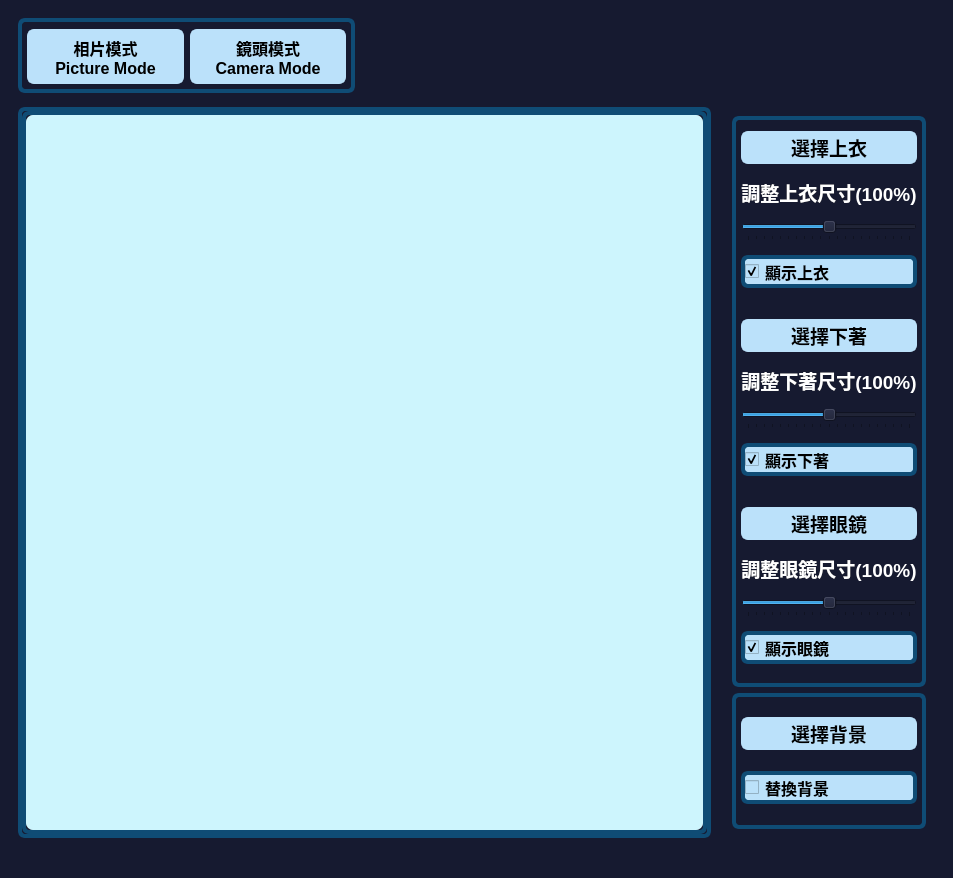
<?xml version="1.0" encoding="UTF-8"?>
<ui version="4.0">
 <class>MainWindow</class>
 <widget class="QMainWindow" name="MainWindow">
  <property name="geometry">
   <rect>
    <x>0</x>
    <y>0</y>
    <width>953</width>
    <height>878</height>
   </rect>
  </property>
  <property name="sizePolicy">
   <sizepolicy hsizetype="Preferred" vsizetype="Preferred">
    <horstretch>0</horstretch>
    <verstretch>0</verstretch>
   </sizepolicy>
  </property>
  <property name="windowTitle">
   <string>FittingRoom</string>
  </property>
  <property name="styleSheet">
   <string notr="true">background-color: rgb(22, 26, 48);</string>
  </property>
  <widget class="QWidget" name="centralwidget">
   <layout class="QVBoxLayout" name="verticalLayout">
    <item>
     <widget class="QWidget" name="widget" native="true">
      <layout class="QVBoxLayout" name="verticalLayout_2">
       <item>
        <widget class="QWidget" name="widget_2" native="true">
         <property name="sizePolicy">
          <sizepolicy hsizetype="Fixed" vsizetype="Fixed">
           <horstretch>0</horstretch>
           <verstretch>0</verstretch>
          </sizepolicy>
         </property>
         <property name="minimumSize">
          <size>
           <width>337</width>
           <height>75</height>
          </size>
         </property>
         <property name="styleSheet">
          <string notr="true">border: 4px solid rgb(15, 76, 117);
border-top-left-radius :7px;
border-top-right-radius : 7px;                  
border-bottom-left-radius : 7px;
border-bottom-right-radius : 7px</string>
         </property>
         <layout class="QHBoxLayout" name="horizontalLayout">
          <property name="topMargin">
           <number>11</number>
          </property>
          <item>
           <widget class="QPushButton" name="pictureModeBtn">
            <property name="sizePolicy">
             <sizepolicy hsizetype="Minimum" vsizetype="Preferred">
              <horstretch>0</horstretch>
              <verstretch>0</verstretch>
             </sizepolicy>
            </property>
            <property name="font">
             <font>
              <family>Microsoft JhengHei UI</family>
              <pointsize>12</pointsize>
              <weight>75</weight>
              <italic>false</italic>
              <bold>true</bold>
             </font>
            </property>
            <property name="styleSheet">
             <string notr="true">color: rgb(0, 0, 0);
border-color: rgb(187, 225, 250);
border: 2px solid rgb(187, 225, 250);
border-top-left-radius :7px;
background-color: rgb(187, 225, 250);
border-top-right-radius : 7px;                  
border-bottom-left-radius : 7px;
border-bottom-right-radius : 7px</string>
            </property>
            <property name="text">
             <string>相片模式
Picture Mode</string>
            </property>
            <property name="icon">
             <iconset>
              <normaloff>icon/image.png</normaloff>icon/image.png</iconset>
            </property>
            <property name="iconSize">
             <size>
              <width>45</width>
              <height>45</height>
             </size>
            </property>
            <property name="checkable">
             <bool>true</bool>
            </property>
           </widget>
          </item>
          <item>
           <widget class="QPushButton" name="cameraModeBtn">
            <property name="sizePolicy">
             <sizepolicy hsizetype="Minimum" vsizetype="Preferred">
              <horstretch>0</horstretch>
              <verstretch>0</verstretch>
             </sizepolicy>
            </property>
            <property name="font">
             <font>
              <family>Microsoft JhengHei UI</family>
              <pointsize>12</pointsize>
              <weight>75</weight>
              <italic>false</italic>
              <bold>true</bold>
             </font>
            </property>
            <property name="styleSheet">
             <string notr="true">color: rgb(0, 0, 0);
border-color: rgb(187, 225, 250);
border: 2px solid rgb(187, 225, 250);
border-top-left-radius :7px;
background-color: rgb(187, 225, 250);
border-top-right-radius : 7px;                  
border-bottom-left-radius : 7px;
border-bottom-right-radius : 7px</string>
            </property>
            <property name="text">
             <string>鏡頭模式
Camera Mode</string>
            </property>
            <property name="icon">
             <iconset>
              <normaloff>icon/photo-camera.png</normaloff>icon/photo-camera.png</iconset>
            </property>
            <property name="iconSize">
             <size>
              <width>45</width>
              <height>45</height>
             </size>
            </property>
            <property name="checkable">
             <bool>true</bool>
            </property>
           </widget>
          </item>
         </layout>
        </widget>
       </item>
       <item>
        <widget class="QWidget" name="widget_3" native="true">
         <layout class="QHBoxLayout" name="horizontalLayout_2">
          <property name="spacing">
           <number>12</number>
          </property>
          <property name="leftMargin">
           <number>0</number>
          </property>
          <property name="topMargin">
           <number>8</number>
          </property>
          <property name="rightMargin">
           <number>0</number>
          </property>
          <property name="bottomMargin">
           <number>0</number>
          </property>
          <item>
           <widget class="QScrollArea" name="imageArea">
            <property name="styleSheet">
             <string notr="true">border: 4px solid rgb(15, 76, 117);
border-top-left-radius :7px;
border-top-right-radius : 7px;                  
border-bottom-left-radius : 7px;
border-bottom-right-radius : 7px</string>
            </property>
            <property name="lineWidth">
             <number>0</number>
            </property>
            <property name="widgetResizable">
             <bool>true</bool>
            </property>
            <widget class="QWidget" name="scrollAreaWidgetContents">
             <property name="geometry">
              <rect>
               <x>0</x>
               <y>0</y>
               <width>628</width>
               <height>711</height>
              </rect>
             </property>
             <property name="styleSheet">
              <string notr="true">border: 4px solid rgb(15, 76, 117);
border-top-left-radius :7px;
border-top-right-radius : 7px;                  
border-bottom-left-radius : 7px;
border-bottom-right-radius : 7px</string>
             </property>
             <layout class="QVBoxLayout" name="verticalLayout_4">
              <property name="spacing">
               <number>0</number>
              </property>
              <property name="leftMargin">
               <number>4</number>
              </property>
              <property name="topMargin">
               <number>4</number>
              </property>
              <property name="rightMargin">
               <number>4</number>
              </property>
              <property name="bottomMargin">
               <number>4</number>
              </property>
              <item>
               <widget class="QLabel" name="imageLabel">
                <property name="sizePolicy">
                 <sizepolicy hsizetype="Preferred" vsizetype="Preferred">
                  <horstretch>0</horstretch>
                  <verstretch>0</verstretch>
                 </sizepolicy>
                </property>
                <property name="minimumSize">
                 <size>
                  <width>0</width>
                  <height>0</height>
                 </size>
                </property>
                <property name="styleSheet">
                 <string notr="true">background-color: rgb(205, 245, 253);
border: 0px;</string>
                </property>
                <property name="text">
                 <string/>
                </property>
                <property name="indent">
                 <number>-1</number>
                </property>
               </widget>
              </item>
             </layout>
            </widget>
           </widget>
          </item>
          <item>
           <widget class="QWidget" name="widget_4" native="true">
            <property name="sizePolicy">
             <sizepolicy hsizetype="Maximum" vsizetype="Preferred">
              <horstretch>0</horstretch>
              <verstretch>0</verstretch>
             </sizepolicy>
            </property>
            <property name="minimumSize">
             <size>
              <width>200</width>
              <height>0</height>
             </size>
            </property>
            <property name="maximumSize">
             <size>
              <width>300</width>
              <height>16777215</height>
             </size>
            </property>
            <property name="styleSheet">
             <string notr="true"/>
            </property>
            <layout class="QVBoxLayout" name="verticalLayout_3">
             <item>
              <widget class="QWidget" name="widget_5" native="true">
               <property name="sizePolicy">
                <sizepolicy hsizetype="Preferred" vsizetype="Preferred">
                 <horstretch>0</horstretch>
                 <verstretch>0</verstretch>
                </sizepolicy>
               </property>
               <property name="styleSheet">
                <string notr="true">border: 4px solid rgb(15, 76, 117);
border-top-left-radius :7px;
border-top-right-radius : 7px;                  
border-bottom-left-radius : 7px;
border-bottom-right-radius : 7px</string>
               </property>
               <layout class="QVBoxLayout" name="verticalLayout_5">
                <property name="spacing">
                 <number>8</number>
                </property>
                <item>
                 <widget class="QPushButton" name="selectClothbtn">
                  <property name="sizePolicy">
                   <sizepolicy hsizetype="Minimum" vsizetype="Fixed">
                    <horstretch>0</horstretch>
                    <verstretch>0</verstretch>
                   </sizepolicy>
                  </property>
                  <property name="font">
                   <font>
                    <family>Microsoft JhengHei UI</family>
                    <pointsize>14</pointsize>
                    <weight>75</weight>
                    <italic>false</italic>
                    <bold>true</bold>
                   </font>
                  </property>
                  <property name="styleSheet">
                   <string notr="true">color: rgb(0, 0, 0);
border-color: rgb(187, 225, 250);
border: 2px solid rgb(187, 225, 250);
border-top-left-radius :7px;
background-color: rgb(187, 225, 250);
border-top-right-radius : 7px;                  
border-bottom-left-radius : 7px;
border-bottom-right-radius : 7px</string>
                  </property>
                  <property name="text">
                   <string>選擇上衣</string>
                  </property>
                  <property name="icon">
                   <iconset>
                    <normaloff>icon/tshirt.png</normaloff>icon/tshirt.png</iconset>
                  </property>
                  <property name="iconSize">
                   <size>
                    <width>40</width>
                    <height>40</height>
                   </size>
                  </property>
                 </widget>
                </item>
                <item>
                 <widget class="QLabel" name="clothlabel">
                  <property name="sizePolicy">
                   <sizepolicy hsizetype="Preferred" vsizetype="Fixed">
                    <horstretch>0</horstretch>
                    <verstretch>0</verstretch>
                   </sizepolicy>
                  </property>
                  <property name="font">
                   <font>
                    <family>Microsoft JhengHei UI</family>
                    <pointsize>14</pointsize>
                    <weight>75</weight>
                    <bold>true</bold>
                   </font>
                  </property>
                  <property name="styleSheet">
                   <string notr="true">color: rgb(255, 255, 255);
border: 0px;</string>
                  </property>
                  <property name="text">
                   <string>調整上衣尺寸(100%)</string>
                  </property>
                  <property name="alignment">
                   <set>Qt::AlignCenter</set>
                  </property>
                 </widget>
                </item>
                <item>
                 <widget class="QSlider" name="clothSizeSlider">
                  <property name="styleSheet">
                   <string notr="true">color: rgb(255, 255, 255);
border: 0px;</string>
                  </property>
                  <property name="maximum">
                   <number>200</number>
                  </property>
                  <property name="singleStep">
                   <number>1</number>
                  </property>
                  <property name="value">
                   <number>100</number>
                  </property>
                  <property name="sliderPosition">
                   <number>100</number>
                  </property>
                  <property name="orientation">
                   <enum>Qt::Horizontal</enum>
                  </property>
                  <property name="tickPosition">
                   <enum>QSlider::TicksBelow</enum>
                  </property>
                  <property name="tickInterval">
                   <number>10</number>
                  </property>
                 </widget>
                </item>
                <item>
                 <widget class="QCheckBox" name="clothCheckBox">
                  <property name="font">
                   <font>
                    <family>Microsoft JhengHei UI</family>
                    <pointsize>12</pointsize>
                    <weight>75</weight>
                    <bold>true</bold>
                   </font>
                  </property>
                  <property name="styleSheet">
                   <string notr="true">background-color: rgb(187, 225, 250);</string>
                  </property>
                  <property name="text">
                   <string>顯示上衣</string>
                  </property>
                  <property name="checked">
                   <bool>true</bool>
                  </property>
                 </widget>
                </item>
                <item>
                 <widget class="Line" name="line">
                  <property name="styleSheet">
                   <string notr="true">background-color: rgb(22, 26, 48);
border-color: rgb(22, 26, 48);
color: rgb(22, 26, 48);</string>
                  </property>
                  <property name="lineWidth">
                   <number>1</number>
                  </property>
                  <property name="orientation">
                   <enum>Qt::Horizontal</enum>
                  </property>
                 </widget>
                </item>
                <item>
                 <widget class="QPushButton" name="selectPantsbtn">
                  <property name="sizePolicy">
                   <sizepolicy hsizetype="Minimum" vsizetype="Fixed">
                    <horstretch>0</horstretch>
                    <verstretch>0</verstretch>
                   </sizepolicy>
                  </property>
                  <property name="font">
                   <font>
                    <family>Microsoft JhengHei UI</family>
                    <pointsize>14</pointsize>
                    <weight>75</weight>
                    <bold>true</bold>
                   </font>
                  </property>
                  <property name="styleSheet">
                   <string notr="true">color: rgb(0, 0, 0);
border-color: rgb(187, 225, 250);
border: 2px solid rgb(187, 225, 250);
border-top-left-radius :7px;
background-color: rgb(187, 225, 250);
border-top-right-radius : 7px;                  
border-bottom-left-radius : 7px;
border-bottom-right-radius : 7px</string>
                  </property>
                  <property name="text">
                   <string>選擇下著</string>
                  </property>
                  <property name="icon">
                   <iconset>
                    <normaloff>icon/jeans.png</normaloff>icon/jeans.png</iconset>
                  </property>
                  <property name="iconSize">
                   <size>
                    <width>40</width>
                    <height>40</height>
                   </size>
                  </property>
                 </widget>
                </item>
                <item>
                 <widget class="QLabel" name="pantslabel">
                  <property name="sizePolicy">
                   <sizepolicy hsizetype="Preferred" vsizetype="Fixed">
                    <horstretch>0</horstretch>
                    <verstretch>0</verstretch>
                   </sizepolicy>
                  </property>
                  <property name="font">
                   <font>
                    <family>Microsoft JhengHei UI</family>
                    <pointsize>14</pointsize>
                    <weight>75</weight>
                    <bold>true</bold>
                   </font>
                  </property>
                  <property name="styleSheet">
                   <string notr="true">color: rgb(255, 255, 255);
border: 0px;</string>
                  </property>
                  <property name="text">
                   <string>調整下著尺寸(100%)</string>
                  </property>
                  <property name="alignment">
                   <set>Qt::AlignCenter</set>
                  </property>
                 </widget>
                </item>
                <item>
                 <widget class="QSlider" name="pantSizeSlider">
                  <property name="styleSheet">
                   <string notr="true">color: rgb(255, 255, 255);
border: 0px;</string>
                  </property>
                  <property name="maximum">
                   <number>200</number>
                  </property>
                  <property name="value">
                   <number>100</number>
                  </property>
                  <property name="orientation">
                   <enum>Qt::Horizontal</enum>
                  </property>
                  <property name="tickPosition">
                   <enum>QSlider::TicksBelow</enum>
                  </property>
                  <property name="tickInterval">
                   <number>10</number>
                  </property>
                 </widget>
                </item>
                <item>
                 <widget class="QCheckBox" name="pantsCheckBox">
                  <property name="font">
                   <font>
                    <family>Microsoft JhengHei UI</family>
                    <pointsize>12</pointsize>
                    <weight>75</weight>
                    <bold>true</bold>
                   </font>
                  </property>
                  <property name="styleSheet">
                   <string notr="true">background-color: rgb(187, 225, 250);</string>
                  </property>
                  <property name="text">
                   <string>顯示下著</string>
                  </property>
                  <property name="checked">
                   <bool>true</bool>
                  </property>
                 </widget>
                </item>
                <item>
                 <widget class="Line" name="line_2">
                  <property name="styleSheet">
                   <string notr="true">background-color: rgb(22, 26, 48);
border-color: rgb(22, 26, 48);
color: rgb(22, 26, 48);</string>
                  </property>
                  <property name="orientation">
                   <enum>Qt::Horizontal</enum>
                  </property>
                 </widget>
                </item>
                <item>
                 <widget class="QPushButton" name="selectSunglassesbtn">
                  <property name="sizePolicy">
                   <sizepolicy hsizetype="Minimum" vsizetype="Fixed">
                    <horstretch>0</horstretch>
                    <verstretch>0</verstretch>
                   </sizepolicy>
                  </property>
                  <property name="font">
                   <font>
                    <family>Microsoft JhengHei UI</family>
                    <pointsize>14</pointsize>
                    <weight>75</weight>
                    <italic>false</italic>
                    <bold>true</bold>
                   </font>
                  </property>
                  <property name="styleSheet">
                   <string notr="true">color: rgb(0, 0, 0);
border-color: rgb(187, 225, 250);
border: 2px solid rgb(187, 225, 250);
border-top-left-radius :7px;
background-color: rgb(187, 225, 250);
border-top-right-radius : 7px;                  
border-bottom-left-radius : 7px;
border-bottom-right-radius : 7px</string>
                  </property>
                  <property name="text">
                   <string>選擇眼鏡</string>
                  </property>
                  <property name="icon">
                   <iconset>
                    <normaloff>icon/sunglasses.png</normaloff>icon/sunglasses.png</iconset>
                  </property>
                  <property name="iconSize">
                   <size>
                    <width>50</width>
                    <height>50</height>
                   </size>
                  </property>
                 </widget>
                </item>
                <item>
                 <widget class="QLabel" name="sunglasseslabel">
                  <property name="sizePolicy">
                   <sizepolicy hsizetype="Preferred" vsizetype="Fixed">
                    <horstretch>0</horstretch>
                    <verstretch>0</verstretch>
                   </sizepolicy>
                  </property>
                  <property name="font">
                   <font>
                    <family>Microsoft JhengHei UI</family>
                    <pointsize>14</pointsize>
                    <weight>75</weight>
                    <bold>true</bold>
                   </font>
                  </property>
                  <property name="styleSheet">
                   <string notr="true">color: rgb(255, 255, 255);
border: 0px;</string>
                  </property>
                  <property name="text">
                   <string>調整眼鏡尺寸(100%)</string>
                  </property>
                  <property name="alignment">
                   <set>Qt::AlignCenter</set>
                  </property>
                 </widget>
                </item>
                <item>
                 <widget class="QSlider" name="sunglassessize">
                  <property name="styleSheet">
                   <string notr="true">color: rgb(255, 255, 255);
border: 0px;</string>
                  </property>
                  <property name="maximum">
                   <number>200</number>
                  </property>
                  <property name="pageStep">
                   <number>10</number>
                  </property>
                  <property name="value">
                   <number>100</number>
                  </property>
                  <property name="orientation">
                   <enum>Qt::Horizontal</enum>
                  </property>
                  <property name="tickPosition">
                   <enum>QSlider::TicksBelow</enum>
                  </property>
                  <property name="tickInterval">
                   <number>10</number>
                  </property>
                 </widget>
                </item>
                <item>
                 <widget class="QCheckBox" name="sunglassesCheckBox">
                  <property name="font">
                   <font>
                    <family>Microsoft JhengHei UI</family>
                    <pointsize>12</pointsize>
                    <weight>75</weight>
                    <bold>true</bold>
                   </font>
                  </property>
                  <property name="styleSheet">
                   <string notr="true">background-color: rgb(187, 225, 250);</string>
                  </property>
                  <property name="text">
                   <string>顯示眼鏡</string>
                  </property>
                  <property name="checked">
                   <bool>true</bool>
                  </property>
                 </widget>
                </item>
               </layout>
              </widget>
             </item>
             <item>
              <widget class="QWidget" name="widget_6" native="true">
               <property name="sizePolicy">
                <sizepolicy hsizetype="Preferred" vsizetype="Fixed">
                 <horstretch>0</horstretch>
                 <verstretch>0</verstretch>
                </sizepolicy>
               </property>
               <property name="minimumSize">
                <size>
                 <width>0</width>
                 <height>136</height>
                </size>
               </property>
               <property name="styleSheet">
                <string notr="true">border: 4px solid rgb(15, 76, 117);
border-top-left-radius :7px;
border-top-right-radius : 7px;                  
border-bottom-left-radius : 7px;
border-bottom-right-radius : 7px</string>
               </property>
               <layout class="QVBoxLayout" name="verticalLayout_6">
                <item>
                 <widget class="QPushButton" name="selectBGBtn">
                  <property name="sizePolicy">
                   <sizepolicy hsizetype="Minimum" vsizetype="Fixed">
                    <horstretch>0</horstretch>
                    <verstretch>0</verstretch>
                   </sizepolicy>
                  </property>
                  <property name="font">
                   <font>
                    <family>Microsoft JhengHei UI</family>
                    <pointsize>14</pointsize>
                    <weight>75</weight>
                    <italic>false</italic>
                    <bold>true</bold>
                   </font>
                  </property>
                  <property name="styleSheet">
                   <string notr="true">color: rgb(0, 0, 0);
border-color: rgb(187, 225, 250);
border: 2px solid rgb(187, 225, 250);
border-top-left-radius :7px;
background-color: rgb(187, 225, 250);
border-top-right-radius : 7px;                  
border-bottom-left-radius : 7px;
border-bottom-right-radius : 7px</string>
                  </property>
                  <property name="text">
                   <string>選擇背景</string>
                  </property>
                  <property name="icon">
                   <iconset>
                    <normaloff>icon/background.png</normaloff>icon/background.png</iconset>
                  </property>
                  <property name="iconSize">
                   <size>
                    <width>50</width>
                    <height>50</height>
                   </size>
                  </property>
                 </widget>
                </item>
                <item>
                 <widget class="QCheckBox" name="BGcheckbox">
                  <property name="sizePolicy">
                   <sizepolicy hsizetype="Minimum" vsizetype="Fixed">
                    <horstretch>0</horstretch>
                    <verstretch>0</verstretch>
                   </sizepolicy>
                  </property>
                  <property name="font">
                   <font>
                    <family>Microsoft JhengHei UI</family>
                    <pointsize>12</pointsize>
                    <weight>75</weight>
                    <bold>true</bold>
                   </font>
                  </property>
                  <property name="styleSheet">
                   <string notr="true">background-color: rgb(187, 225, 250);</string>
                  </property>
                  <property name="text">
                   <string>替換背景</string>
                  </property>
                 </widget>
                </item>
               </layout>
              </widget>
             </item>
            </layout>
           </widget>
          </item>
         </layout>
        </widget>
       </item>
      </layout>
     </widget>
    </item>
   </layout>
  </widget>
  <widget class="QStatusBar" name="statusbar"/>
 </widget>
 <resources/>
 <connections/>
</ui>
